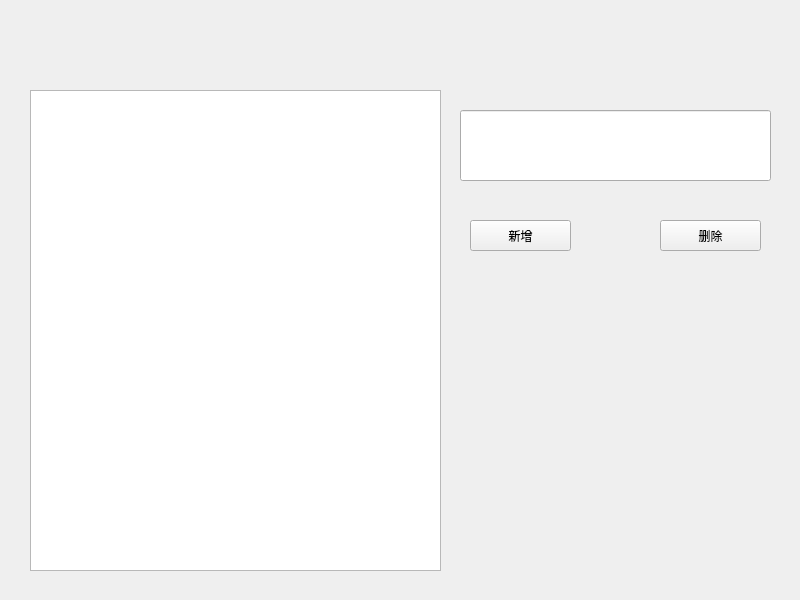
<?xml version="1.0" encoding="UTF-8"?>
<ui version="4.0">
 <class>Widget</class>
 <widget class="QWidget" name="Widget">
  <property name="geometry">
   <rect>
    <x>0</x>
    <y>0</y>
    <width>800</width>
    <height>600</height>
   </rect>
  </property>
  <property name="windowTitle">
   <string>Widget</string>
  </property>
  <widget class="QListWidget" name="listWidget">
   <property name="geometry">
    <rect>
     <x>30</x>
     <y>90</y>
     <width>411</width>
     <height>481</height>
    </rect>
   </property>
  </widget>
  <widget class="QLineEdit" name="lineEdit">
   <property name="geometry">
    <rect>
     <x>460</x>
     <y>110</y>
     <width>311</width>
     <height>71</height>
    </rect>
   </property>
  </widget>
  <widget class="QPushButton" name="pushButton_insert">
   <property name="geometry">
    <rect>
     <x>470</x>
     <y>220</y>
     <width>101</width>
     <height>31</height>
    </rect>
   </property>
   <property name="text">
    <string>新增</string>
   </property>
  </widget>
  <widget class="QPushButton" name="pushButton_delete">
   <property name="geometry">
    <rect>
     <x>660</x>
     <y>220</y>
     <width>101</width>
     <height>31</height>
    </rect>
   </property>
   <property name="text">
    <string>删除</string>
   </property>
  </widget>
 </widget>
 <resources/>
 <connections/>
</ui>
